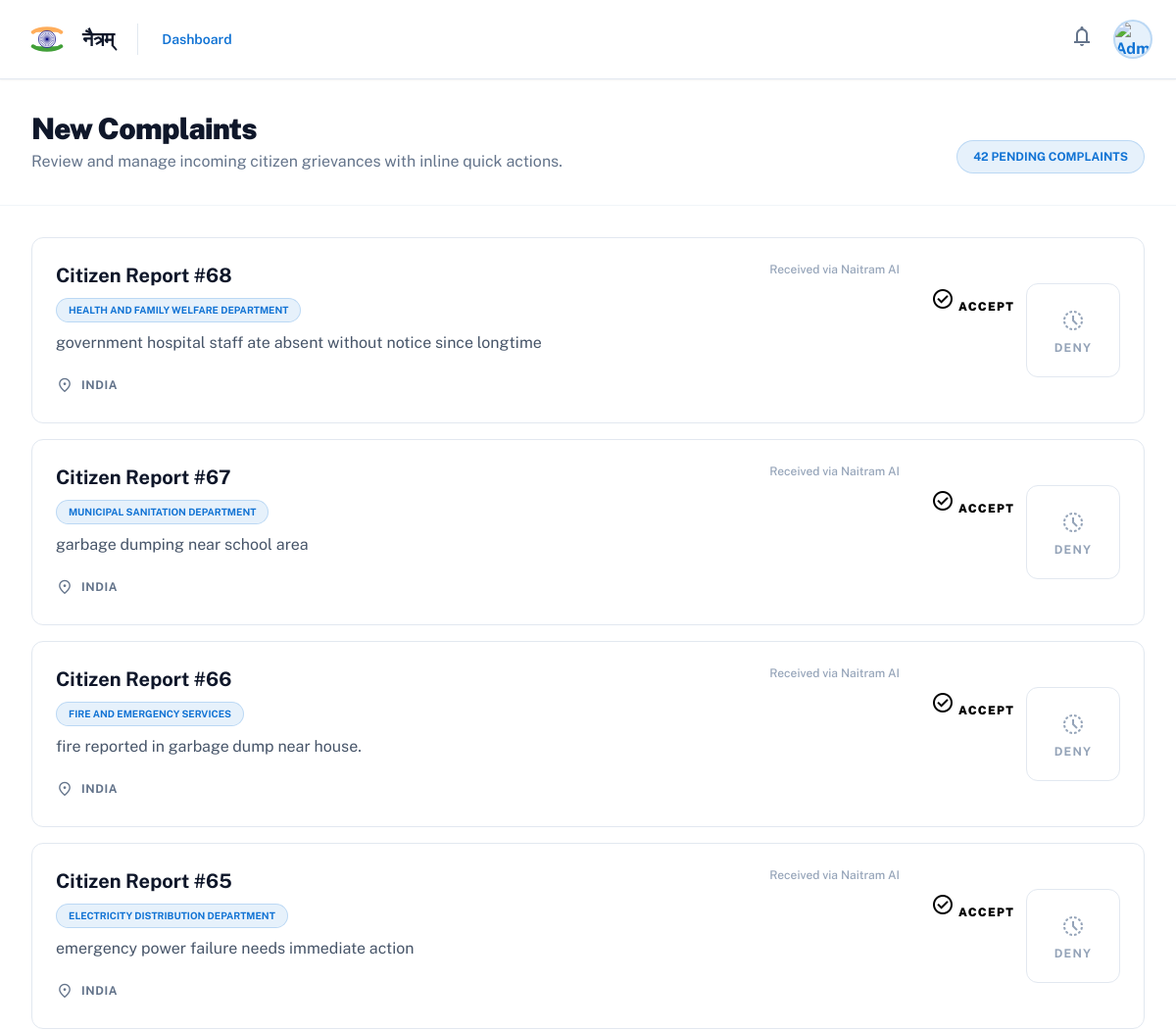
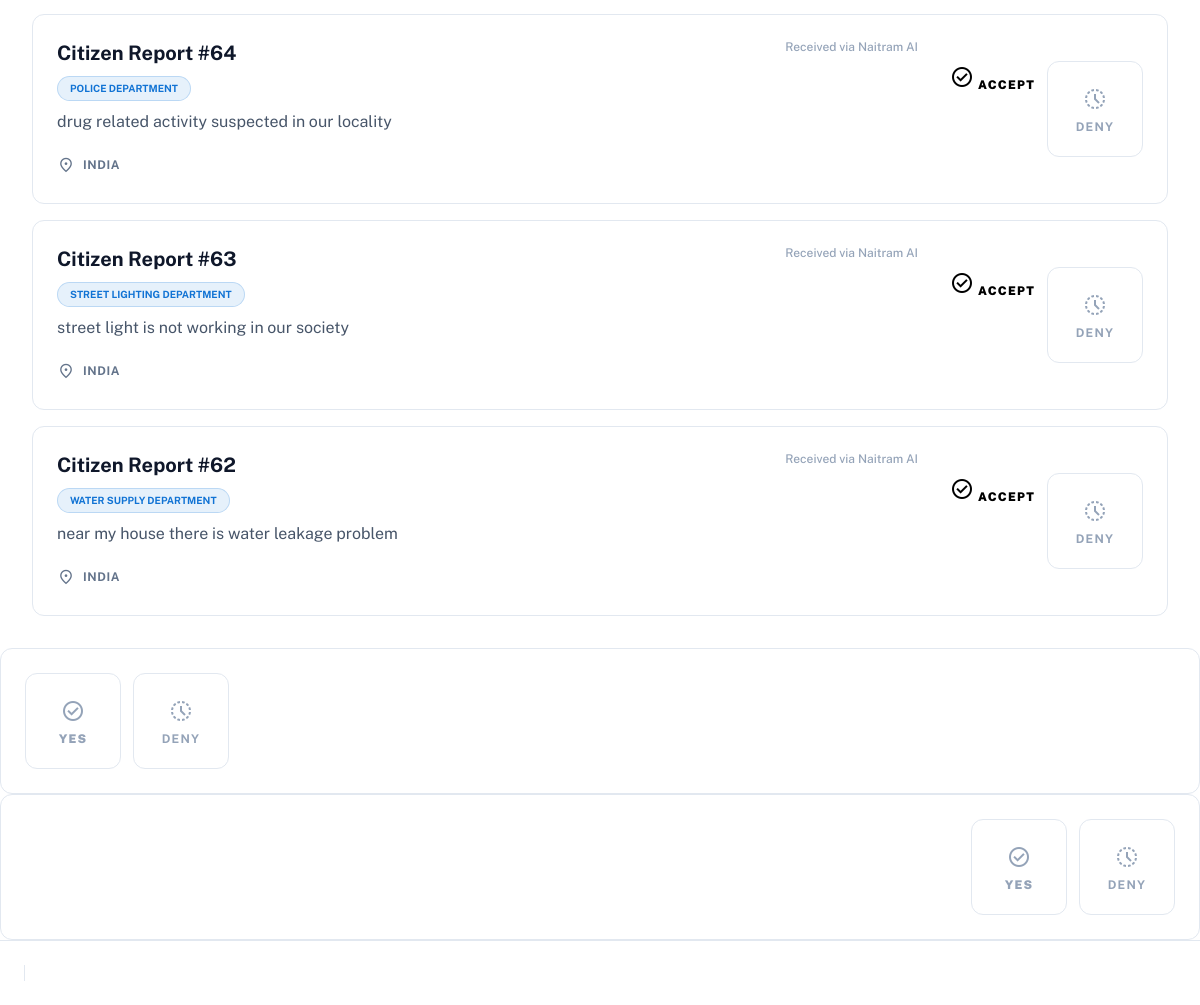
Page /gov-new-complaints on the committed database (2 pictures, top to bottom).
### tables this page shows
CREATE TABLE complaints 
        (id INTEGER PRIMARY KEY AUTOINCREMENT, 
         text TEXT, 
         category TEXT, 
         status TEXT DEFAULT 'Pending');

### app.py (the view)
@app.route('/gov-new-complaints')
def gov_new_complaints():
    conn = sqlite3.connect('database.db')
    complaints = conn.execute("SELECT * FROM complaints WHERE status = 'Pending' ORDER BY id DESC").fetchall()
    pending_count = len(complaints)
    conn.close()
    return render_template('gov_new_complaint.html', complaints=complaints, count=pending_count)

### templates/gov_new_complaint.html (shortened to what this page needs)
<!DOCTYPE html>
<html class="light" lang="en"><head>
<script src="https://cdn.tailwindcss.com?plugins=forms,container-queries"></script>
<script id="tailwind-config">
        tailwind.config = {
            darkMode: "class",
            theme: {
                extend: {
                    colors: {
                        "primary": "#1173d4",
                        "background-light": "#f6f7f8",
                        "background-dark": "#101922",
                    },
                    fontFamily: {
                        "display": ["Public Sans", "sans-serif"]
                    },
                    borderRadius: {
                        "DEFAULT": "0.25rem",
                        "lg": "0.5rem",
                        "xl": "0.75rem",
                        "full": "9999px"
                    },
                },
            },
        }
    </script>
</head>
<body class="bg-background-light dark:bg-background-dark font-display flex flex-col min-h-screen">
<header class="sticky top-0 z-50 w-full bg-white dark:bg-slate-900 border-b border-slate-200 dark:border-slate-800 shadow-sm">
<div class="max-w-[1440px] mx-auto px-6 h-20 flex items-center justify-between">
<div class="flex items-center gap-4">
<div class="flex items-center">
<div class="relative h-12 w-12 flex items-center justify-center">
<div class="absolute inset-0 flex items-center justify-center">
</div>
</div>
<div class="ml-3">
<h1 class="text-xl font-black text-slate-900 dark:text-white tracking-tight leading-none">नैत्रम्</h1>
</div>
</div>
<nav class="hidden md:flex items-center gap-6">
<a class="text-sm font-semibold text-primary" href="{{ url_for('gov_dashboard') }}">Dashboard</a>
</nav>
</div>
<div class="flex items-center gap-6">
<div class="flex items-center gap-3">
<button class="p-2 text-slate-500 hover:bg-slate-100 dark:hover:bg-slate-800 rounded-full transition-colors">
<span class="material-symbols-outlined">notifications</span>
</button>
<div class="h-10 w-10 rounded-full bg-primary/10 border-2 border-primary/20 flex items-center justify-center text-primary font-bold overflow-hidden">
<img alt="Administrator Profile" class="h-full w-full object-cover" src="https://lh3.googleusercontent.com/aida-public/AB6AXuB1yXWhaajJpRplS3uh7lS_QeRSvZ-UcSfhxQedHYNL_ASnT1ORMT1yCQi3ECse2hH8sM5zyBnuZ7p49IPfXfDWBntCy_jkm5KHjaLuDsQf-clZlT22N6Fn2bzUJQbPhVztO2gD2tleXk91Sd9DlsEnfj8DTfybONlm1yqnjt2PZU4ye8hhUJbNGtoRgoh1uPMkhEDxDwWZYz_3ZJSJKSg0tYSK0DohAWR8-kLe15of51mnuxX0jJcBfpdhp0kV3ilaznePLfcRhLo"/>
</div>
</div>
</div>
</div>
</header>
<main class="flex-1 max-w-[1440px] mx-auto w-full flex flex-col overflow-hidden">
<section class="w-full flex flex-col bg-white dark:bg-slate-900/50 min-h-full">
<div class="p-8 border-b border-slate-100 dark:border-slate-800 flex justify-between items-end bg-white dark:bg-slate-900">
<div>
<h2 class="text-3xl font-black text-slate-900 dark:text-white tracking-tight">New Complaints</h2>
<p class="text-slate-500 dark:text-slate-400 mt-1">Review and manage incoming citizen grievances with inline quick actions.</p>
</div>
<div class="flex gap-4 items-center">
<span class="bg-primary/10 text-primary text-xs font-bold px-4 py-2 rounded-full border border-primary/20">42 PENDING COMPLAINTS</span>
</div>
</div>
<div class="flex-1 overflow-y-auto p-8 space-y-4 scrollbar-hide">
    {% for complaint in complaints %}
    <div class="group flex items-center p-6 bg-white dark:bg-slate-800 border border-slate-200 dark:border-slate-700 rounded-xl hover:shadow-md transition-all">
        <div class="flex-1 pr-8">
            <div class="flex justify-between items-start mb-2">
                <h3 class="text-xl font-bold text-slate-900 dark:text-white">Citizen Report #{{ complaint[0] }}</h3>
                <span class="text-xs font-medium text-slate-400">Received via Naitram AI</span>
            </div>
            <span class="inline-block px-3 py-1 mb-2 bg-primary/10 text-primary text-[10px] font-bold rounded-full border border-primary/20 uppercase">
                {{ complaint[2] }}
            </span>
            <p class="text-slate-600 dark:text-slate-400 text-base leading-relaxed mb-4">
                {{ complaint[1] }}
            </p>
            <div class="flex items-center gap-2 text-slate-500">
                <span class="material-symbols-outlined text-lg">location_on</span>
                <span class="text-xs font-bold uppercase tracking-wider">India</span>
            </div>
        </div>
        <div class="flex gap-3 shrink-0">
            <form action="{{ url_for('update_status', id=complaint[0], status='Accepted') }}" method="POST">
                <button type="submit" class="...">
                    <span class="material-symbols-outlined text-2xl mb-1">check_circle</span>
                    <span class="text-xs font-black tracking-widest uppercase">Accept</span>
                </button>
            </form>
            <form action="{{ url_for('update_status', id=complaint[0], status='Denied') }}" method="POST">
                <button type="submit" class="flex flex-col items-center justify-center w-24 h-24 bg-white dark:bg-slate-800 hover:bg-slate-100 dark:hover:bg-slate-700 text-slate-400 hover:text-slate-600 dark:hover:text-slate-300 border border-slate-200 dark:border-slate-700 rounded-xl transition-all">
                    <span class="material-symbols-outlined text-2xl mb-1">history_toggle_off</span>
                    <span class="text-xs font-bold tracking-widest uppercase">Deny</span>
                </button>
            </form>
        </div>
    </div>
    {% endfor %}
    </div>
<div class="group flex items-center p-6 bg-white dark:bg-slate-800 border border-slate-200 dark:border-slate-700 rounded-xl hover:shadow-md transition-all">
<div class="flex gap-3 shrink-0">
<button class="flex flex-col items-center justify-center w-24 h-24 bg-white dark:bg-slate-800 hover:bg-success/10 text-slate-400 hover:text-success border border-slate-200 dark:border-slate-700 hover:border-success/50 rounded-xl transition-all">
<span class="material-symbols-outlined text-2xl mb-1">check_circle</span>
<span class="text-xs font-black tracking-widest uppercase">Yes</span>
</button>
<button class="flex flex-col items-center justify-center w-24 h-24 bg-white dark:bg-slate-800 hover:bg-slate-100 dark:hover:bg-slate-700 text-slate-400 hover:text-slate-600 dark:hover:text-slate-300 border border-slate-200 dark:border-slate-700 rounded-xl transition-all">
<span class="material-symbols-outlined text-2xl mb-1">history_toggle_off</span>
<span class="text-xs font-bold tracking-widest uppercase">Deny</span>
</button>
</div>
</div>
<div class="group flex items-center p-6 bg-white dark:bg-slate-800 border border-slate-200 dark:border-slate-700 rounded-xl hover:shadow-md transition-all">
<div class="flex gap-3 shrink-0">
<button class="flex flex-col items-center justify-center w-24 h-24 bg-white dark:bg-slate-800 hover:bg-success/10 text-slate-400 hover:text-success border border-slate-200 dark:border-slate-700 hover:border-success/50 rounded-xl transition-all">
<span class="material-symbols-outlined text-2xl mb-1">check_circle</span>
<span class="text-xs font-black tracking-widest uppercase">Yes</span>
</button>
<button class="flex flex-col items-center justify-center w-24 h-24 bg-white dark:bg-slate-800 hover:bg-slate-100 dark:hover:bg-slate-700 text-slate-400 hover:text-slate-600 dark:hover:text-slate-300 border border-slate-200 dark:border-slate-700 rounded-xl transition-all">
<span class="material-symbols-outlined text-2xl mb-1">history_toggle_off</span>
<span class="text-xs font-bold tracking-widest uppercase">Deny</span>
</button>
</div>
</div>
</section>
</main>
<footer class="w-full bg-white dark:bg-slate-900 border-t border-slate-200 dark:border-slate-800 py-6 px-6">
<div class="max-w-[1440px] mx-auto flex flex-col md:flex-row justify-between items-center gap-4 text-slate-500 dark:text-slate-400 text-sm">
<div class="flex items-center gap-2">
<div class="h-1.5 w-1.5 rounded-full bg-success"></div>
</div>
</div>
</footer>
</body></html>

### templates/gov_new_complaint.html (style rules this page uses)
body { font-family: 'Public Sans', sans-serif; }

### rows in the picture
complaints: id "68", category "HEALTH AND FAMILY WELFARE DEPARTMENT", text "government hospital staff ate absent without notice since longtime"
complaints: id "67", category "MUNICIPAL SANITATION DEPARTMENT", text "garbage dumping near school area"
complaints: id "66", category "FIRE AND EMERGENCY SERVICES", text "fire reported in garbage dump near house."
complaints: id "65", category "ELECTRICITY DISTRIBUTION DEPARTMENT", text "emergency power failure needs immediate action"
complaints: id "64", category "POLICE DEPARTMENT", text "drug related activity suspected in our locality"
complaints: id "63", category "STREET LIGHTING DEPARTMENT", text "street light is not working in our society"
complaints: id "62", category "WATER SUPPLY DEPARTMENT", text "near my house there is water leakage problem"
